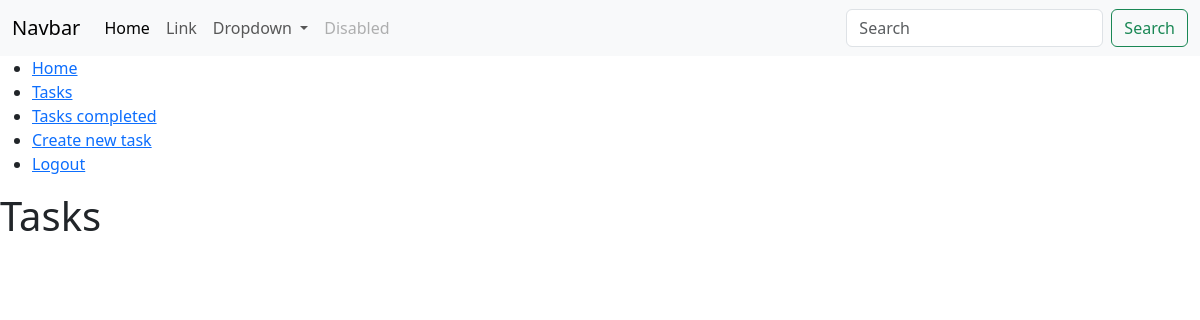
Before: /tasks/ (signed in) with the older database file.
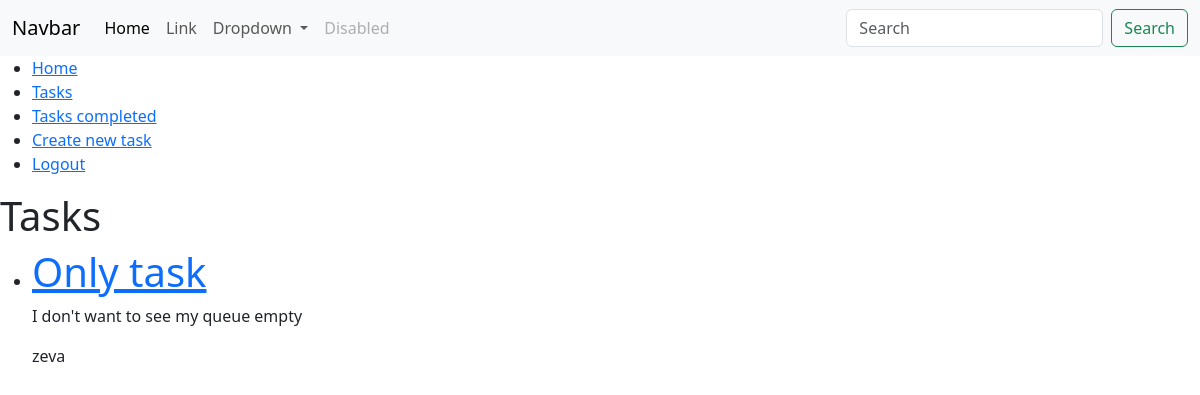
After: the same page with the newer database file.
### task/models.py (models this page shows, shortened)
class Task(models.Model):
    title = models.CharField(max_length=100)
    description = models.TextField(blank=True)
    created = models.DateTimeField(auto_now_add=True)
    datecompleted = models.DateTimeField(null=True, blank=True)
    important = models.BooleanField(default=False)
    user = models.ForeignKey(User, on_delete=models.CASCADE)

### task/views.py (the view)
# urls.py: path('tasks/', views.tasks, name="tasks"),
@login_required
def tasks(request):
    tasks = Task.objects.filter(user=request.user, datecompleted__isnull=True)
    return render(request, "tasks.html", {
        'tasks': tasks
    })

### task/templates/tasks.html (shortened to what this page needs)
{% extends 'base.html' %}
{% block content %}
<h1>Tasks</h1>
<ul>
    {% for task in tasks %}
    <li>
        <a href="{% url 'task_details' task.id %}"><h1>{{task.title}}</h1></a>
        <p>{{task.description}}</p>
        <p>{{task.user.username}}</p>
    </li>
    {% endfor %}
</ul>
{% endblock %}

Changed rows visible on the page:
added Task: title "Only task", description "I don't want to see my queue empty", user.username "zeva"
